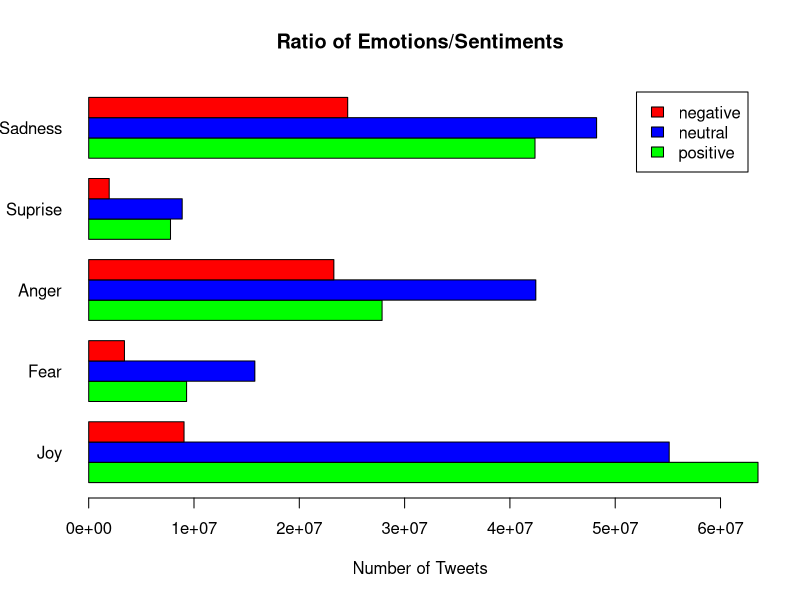
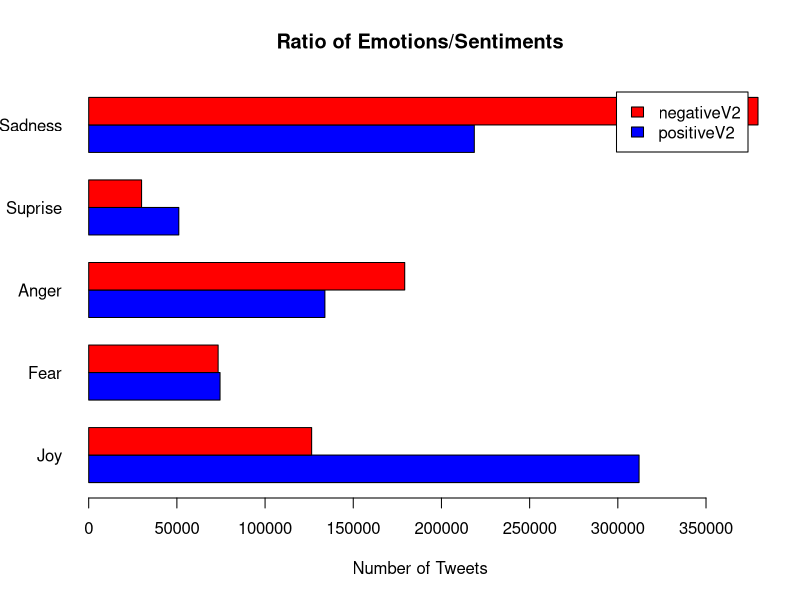
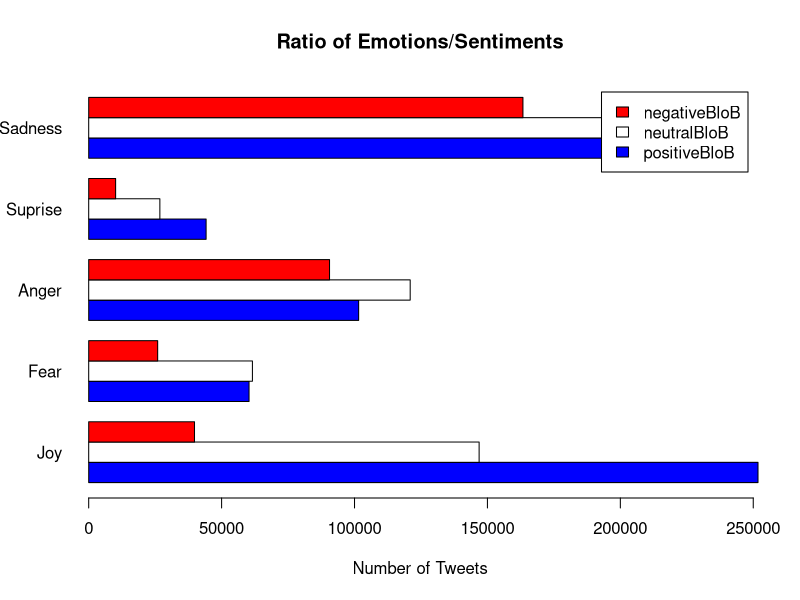

Write the R code that produced these figures, in order.
nb_tweet_analysed = 383623424

positive = c(63559579, 9296846, 27861247, 7768707, 42382993)
neutral = c(55127659, 15777833, 42460015, 8879626, 48232835)
negative = c(9054496, 3395622, 23281712, 1948578, 24595676)

tab = rbind(positive,neutral,negative)

colnames(tab) = c("joy","fear","anger","surprise","sadness")



JoyPositive = tab[1][1] / sum(tab[,1]) * 100
JoyNegative = tab[3][1] / sum(tab[,1]) * 100

FearNeutral = tab[2,2] / sum(tab[,2]) * 100
FearNeutral

AngerNeutral = tab[2,3] / sum(tab[,3]) * 100
AngerNeutral

SurpriseNegative = tab[3,4] / sum(tab[,4]) * 100
SurpriseNegative

SurpriseNeutral = tab[2,4] / sum(tab[,4]) * 100
SurpriseNeutral

SadnessPositive = tab[1,5] / sum(tab[,5]) * 100
SadnessPositive

SadnessNeutral = tab[2,5] / sum(tab[,5]) * 100
SadnessNeutral

SadnessNegative = tab[3,5] / sum(tab[,5]) * 100
SadnessNegative

TotalJoyTweets = sum(tab[,1]) / nb_tweet_analysed * 100
TotalJoyTweets

TotalFearTweets = sum(tab[,2]) / nb_tweet_analysed * 100
TotalFearTweets

TotalAngerTweets = sum(tab[,3]) / nb_tweet_analysed * 100
TotalAngerTweets

TotalSurpriseTweets = sum(tab[,4]) / nb_tweet_analysed * 100
TotalSurpriseTweets

TotalSadnessTweets = sum(tab[,5]) / nb_tweet_analysed * 100
TotalSadnessTweets

vecTotal = c(TotalJoyTweets,TotalFearTweets,TotalAngerTweets,TotalSurpriseTweets,TotalSadnessTweets)
dataForplot = data.frame(tab)
dataForplot

l=c("Joy/Positive","Joy/Neutral","Joy/Negative",
    "Fear/Positive","Fear/Neutral","Fear/Negative",
    "Anger/Positive","Anger/Neutral","Anger/Negative",
    "Surprise/Positive","Suprise/Neutral","Suprise/Negative",
    "Sadness/Positive","Sadness/Neutral","Sadness/Negative"
    )

couleur=c("#ec2318","#abd8e1","#e42fa5",
    "#28f334","#1120af","#fba9a9",
    "#7fa382","#6e6a4c","#fa4e0c",
    "#10783b","#330977","#beaf9B",
    "#30b0fc","#1226e2","#d9c2bf"
)

pct <- round(tab/sum(tab)*100)

lbls <- paste(l, pct) # add percents to labels 

lbls <- paste(lbls,"%",sep="") # ad % to labels 

barplot(tab,horiz=TRUE,las=1,xlab="Number of Tweets",names.arg=c("Joy","Fear","Anger","Suprise","Sadness"),col = c("green","blue","red"),main = "Ratio of Emotions/Sentiments",legend = rownames(tab),beside=TRUE)


#Version with true labels for sentiment and Emotion model

positiveV2 = c(312055,74474,133921,51094,218641)
negativeV2 = c(126410,73393,179180,29984,379475)  

tabv2 = rbind(positiveV2,negativeV2)

colnames(tabv2) = c("joy","fear","anger","surprise","sadness")
tabv2

barplot(tabv2,horiz=TRUE,las=1,xlab="Number of Tweets",names.arg=c("Joy","Fear","Anger","Suprise","Sadness"),col = c("blue","red"),main = "Ratio of Emotions/Sentiments",legend = rownames(tabv2),beside=TRUE)

#Version with TextBloB prediction for sentiment and Emotion model


positiveBloB = c(251787,60325,101556,44175,233604)
neutralBloB = c(146876,61592,120944,26772,201154)
negativeBloB = c(39802,25950,90601,10131,163358)  

tabv2 = rbind(positiveBloB,neutralBloB,negativeBloB)

colnames(tabv2) = c("joy","fear","anger","surprise","sadness")
tabv2

barplot(tabv2,horiz=TRUE,las=1,xlab="Number of Tweets",names.arg=c("Joy","Fear","Anger","Suprise","Sadness"),col = c("blue","white","red"),main = "Ratio of Emotions/Sentiments",legend = rownames(tabv2),beside=TRUE)






